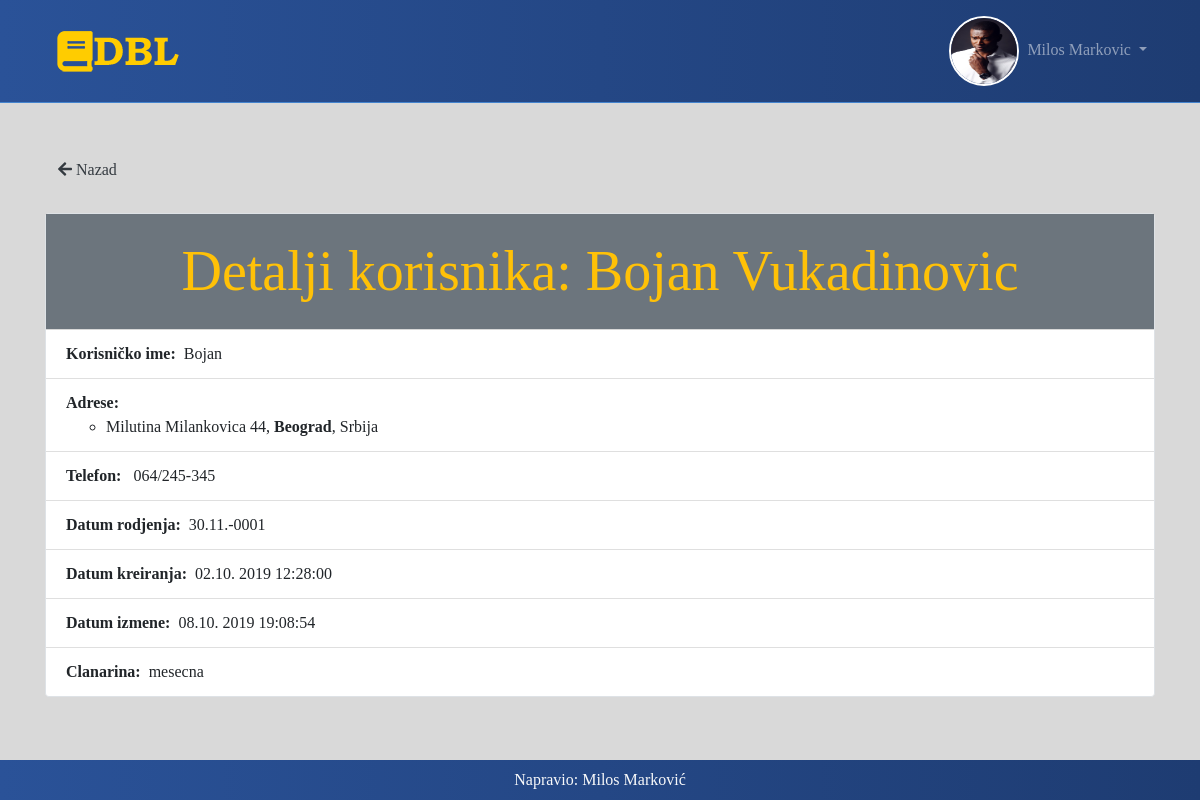
Screenshot of /admin/admin/userDetails.php?id=2 (signed in) with the database file from the repository.
### tables this page shows
CREATE TABLE `users` (
  `id` int(11) NOT NULL,
  `username` varchar(100) NOT NULL,
  `first_name` varchar(100) NOT NULL,
  `last_name` varchar(100) NOT NULL,
  `email` varchar(100) NOT NULL,
  `password` varchar(100) NOT NULL,
  `phone` varchar(100) NOT NULL,
  `img` varchar(100) NOT NULL,
  `date_of_birth` timestamp NOT NULL DEFAULT CURRENT_TIMESTAMP ON UPDATE CURRENT_TIMESTAMP,
  `created_at` timestamp NOT NULL DEFAULT '0000-00-00 00:00:00',
  `updated_at` timestamp NOT NULL DEFAULT '0000-00-00 00:00:00',
  `usertype_id` int(11) NOT NULL,
  `membership_id` int(11) NOT NULL
);

CREATE TABLE `addresses` (
  `id` int(11) NOT NULL,
  `country` varchar(100) NOT NULL,
  `city` varchar(100) NOT NULL,
  `street` varchar(100) NOT NULL,
  `user_id` int(11) NOT NULL
);

CREATE TABLE `membership` (
  `id` int(11) NOT NULL,
  `name` varchar(100) NOT NULL,
  `price` decimal(10,0) NOT NULL
);

### admin/admin/userDetails.php (called while the page is built, shortened)
<?php
    require '../../bootstrap.php';
     $userDetails = $user->getUser($_GET['id']);
    include 'view/userDetails.view.php';

### Class/User.php (called while the page is built, shortened)
<?php
    class User {
        private $query;
        public function __construct($query){
            $this->query = $query;
        }
        public function getUser($userId){
            $sql = "SELECT u.id,u.username,u.first_name,u.last_name,u.email,u.password,u.phone,u.img,u.date_of_birth,u.created_at,u.updated_at,usertype.name as usertype,m.name as membership
                     FROM users AS u
                     JOIN usertype ON usertype.id = u.usertype_id
                     JOIN membership AS m ON m.id = u.membership_id WHERE u.id = :userId";
            $array = [
                ':userId' => $userId
            ];
            $user = $this->query->returnRows($sql, $array, true);
            $user->addresses = $this->getUserAdresses( $userId );
            return $user ? $user : [];
        }
        private function getUserAdresses($userId){
            $sql = "SELECT a.id,a.country,a.city,a.street FROM addresses AS a WHERE user_id = :user_id";
            $array = [
                ':user_id' => $userId
            ];
            $adresses = $this->query->returnRows($sql, $array);
            return $adresses ? $adresses : [];
        }
    }

### Class/Query.php (called while the page is built, shortened)
<?php
   class Query {
       private $pdo;
       public function __construct($db){
           $this->pdo = $db;
       }
       public function returnRows($query, $array = [], $returnQuery = false){
          if(isset($query)){
              $stm = $this->pdo->prepare($query);
          }
          if(!empty($array)){
             $result = $stm->execute($array);
          }else{
             $result = $stm->execute();
          }
          if($result){
             return $returnQuery ? $stm->fetch(PDO::FETCH_OBJ) : $stm->fetchAll(PDO::FETCH_OBJ);
          }else{
              die("error return rows");
          }
       }
   }

### bootstrap.php (called while the page is built, shortened)
<?php
    require 'include/functions.php';
    $database = new Database();
    $query = new Query($database->db);
    $user = new User($query);

### Include/functions.php (called while the page is built, shortened)
<?php
    function formatDateTime($date){
        return date('d.m. Y   H:i:s',strtotime($date));
    }
    function formatDate($date){
        return date('d.m.Y',strtotime($date));
    }

### admin/admin/view/userDetails.view.php (the view)
<?php include '../../include/header.php';?>
<div class="container py-5">
    <h5><a href="users.php" class="btn btn-link text-dark"><i class="fas fa-arrow-left"></i> Nazad</a></h5>
    <div class="card border mt-4 mb-5">
        <div class="card-header p-0 ">
            <h1 class="display-4 bg-secondary text-warning m-0 p-4 text-center">Detalji korisnika: <?php echo $userDetails->first_name.' '.$userDetails->last_name;?> </h1>
        </div>
        <ul class="list-group list-group-flush">
            <li class="list-group-item"><strong>Korisničko ime:</strong>&nbsp;  <?php echo $userDetails->username;?></li>
            <li class="list-group-item"><span class="userDetails_title">Adrese:</span>
                <ul>
                    <?php foreach($userDetails->addresses as $address):?>
                        <li><?php echo "$address->street, <strong>$address->city</strong>, $address->country"; ?></li>
                    <?php endforeach;?>
                </ul>
            </li>
            <li class="list-group-item"><strong>Telefon: </strong>&nbsp; <?php echo $userDetails->phone;?></span></li>
            <li class="list-group-item"><strong>Datum rodjenja:</strong>&nbsp;  <?php echo formatDate($userDetails->date_of_birth);?></li>
            <li class="list-group-item"><strong>Datum kreiranja:</strong>&nbsp;  <?php echo formatDateTime($userDetails->created_at);?></li>
            <li class="list-group-item"><strong>Datum izmene:</strong>&nbsp;  <?php echo formatDateTime($userDetails->updated_at);?></li>
            <li class="list-group-item"><strong>Clanarina:</strong>&nbsp;  <?php echo $userDetails->membership;?></li>
        </ul>
    </div>
</div>
<?php include '../../include/footer.php';?>

### Include/header.php (shortened to what this page needs)
<!DOCTYPE html>
<html lang="en">
<head>
    <link rel="stylesheet" href="<?php echo ROOT; ?>/asets/css/bootstrap/bootstrap.min.css" >
    <link rel="stylesheet" href="//code.jquery.com/ui/1.12.1/themes/base/jquery-ui.css">
    <link href="<?php echo ROOT; ?>/asets/icons/css/all.css" rel="stylesheet">
    <link rel="stylesheet" href="//cdn.datatables.net/1.10.20/css/jquery.dataTables.min.css">
    <link rel="stylesheet" href="<?php echo ROOT; ?>/asets/css/stil.css">
</head>
<body>
    <header>
        <nav class="navbar navbar-expand-lg navbar-dark text-white plava-pozadina">
            <div class="container">
                <a class="navbar-brand" href="<?php echo ROOT; ?>"><img src="<?php echo ROOT ?>/asets/img/dbllogosml_1.png" alt="Digital Book Library"></a>
                <div class="collapse navbar-collapse" id="navbarSupportedContent">
                    <ul class="navbar-nav ml-auto">
                    <?php if(!isset($_SESSION['userId'])):?>
                        <li class="nav-item">
                                <a class="nav-link" href="<?php echo ROOT; ?>/public/register.php">Registracija</a>
                        </li>
                        <li class="nav-item">
                                <a class="nav-link" href="<?php echo ROOT; ?>/public/login.php">Pristup</a>
                        </li>
                    <?php else: ?>
                            <li class="nav-item dropdown">
                                <a class="nav-link dropdown-toggle" href="#" id="navbarDropdown" role="button" data-toggle="dropdown" aria-haspopup="true" aria-expanded="false">
                                    <?php $loginUser = $user->getUser( $_SESSION['userId']); ?>
                                    <img src="<?php echo !empty($loginUser->img) ? '../../asets/user_img/'.$loginUser->img : '../../asets/user_img/default_avatar.png'; ?>" alt="user image" class="login_user_img">&nbsp;
                                    <?php echo $_SESSION['name'];?>
                                </a>
                            </li>
                    <?php endif;?>
                    </ul>
                </div>
            </div>
        </nav>
    </header>
    <main>

### asets/css/stil.css (style rules this page uses)
body { background-color: #D9D9D9; font-family: Georgia; }
h1 { font-family: Minion Pro; }
.display-4 { color: #007bff; font-family: Minion Pro; }
.container { align-content: center; }
.login_user_img { width: 70px; height: 70px; border-radius: 50%; border: 2px solid white; }
.userDetails_title { font-weight: bold; display: block; width: 150px; }
header nav { background-color: #fff; }
header nav.navbar { border-bottom: 1px solid #4484ce; }
.plava-pozadina { background: #1e3c72; background: -webkit-linear-gradient(to right, #2a5298, #1e3c72); background: linear-gradient(to right, #2a5298, #1e3c72); }

### rows the page displays
users: img (picture)
users: first_name "Bojan", last_name "Vukadinovic", username "Bojan", phone "064/245-345", date_of_birth "30.11.-0001", created_at "02.10. 2019 12:28:00", updated_at "08.10. 2019 19:08:54", membership.name "mesecna"
addresses: street "Milutina Milankovica 44", city "Beograd", country "Srbija"

### other values shown
$_SESSION['name'] "Milos Markovic"
